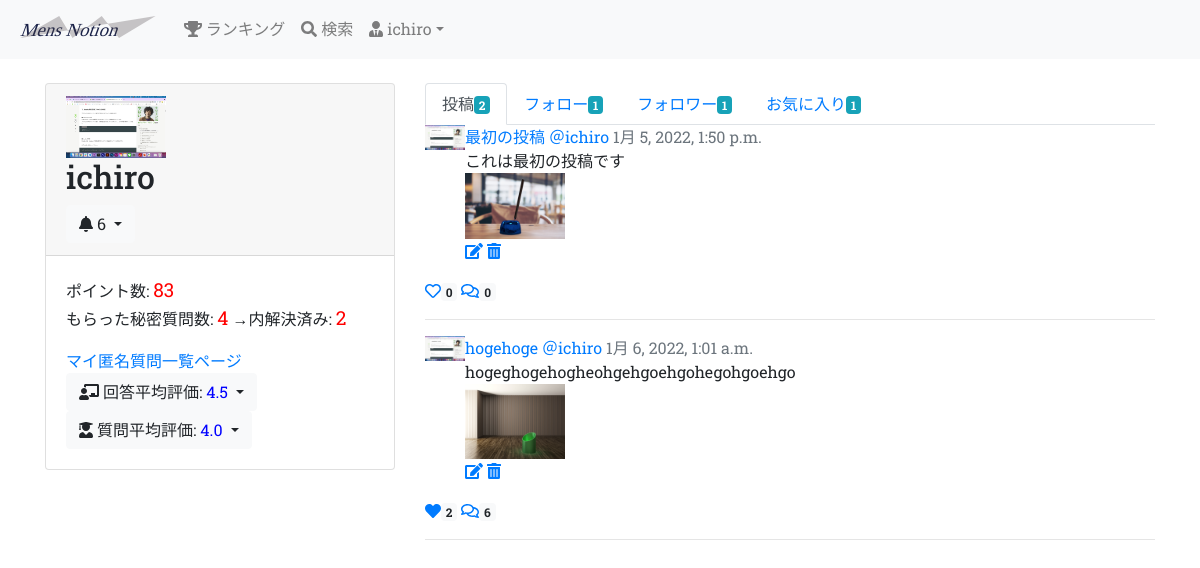
The page /user/1/ (signed in) on the database its author committed.
### groomings/models.py (models this page shows, shortened)
class User(AbstractBaseUser, PermissionsMixin):
    username = models.CharField(max_length=150)
    email = models.EmailField(max_length=255, unique=True)
    image = models.FileField(upload_to='user_image/', null=True, blank=True)
    point = models.IntegerField(default=50, validators=[MinValueValidator(0)])
    follow = models.ManyToManyField(
        'self', blank=True, symmetrical=False, related_name="follower"
    )
    is_active = models.BooleanField(default=True)
    is_staff = models.BooleanField(default=False) # 管理画面にログインできるかどうか
    USERNAME_FIELD = 'email' # このテーブルのレコードを一意に識別
    REQUIRED_FIELDS = ['username'] # スーパーユーザー作成時に入力する(emailとパスワードは必須だからそれ以外で)
    objects = UserManager()
    class Meta:
        db_table = 'user'

class Date(models.Model):
    created_at = models.DateTimeField(default=now)
    class Meta:
        abstract = True

class Question(Date):
    title = models.CharField(max_length=30, null=True, blank=True)
    text = models.TextField(null=False, blank=False)
    image1 = models.FileField(upload_to='question_image/', null=True, blank=True)
    image2 = models.FileField(upload_to='question_image/', null=True, blank=True)
    image3 = models.FileField(upload_to='question_image/', null=True, blank=True)
    give_point = models.IntegerField(blank=False, null=False, default=5, validators=[MinValueValidator(5)])
    giver = models.ForeignKey(
        'User', on_delete=CASCADE, related_name="user_give_question"
    )
    recipient = models.ForeignKey(
        'User', on_delete=SET_NULL, null=True, related_name="user_receive_question"
    )
    to_giver_point = models.IntegerField(validators=[MinValueValidator(1), MaxValueValidator(5)], null=True)
    to_recipient_point = models.IntegerField(validators=[MinValueValidator(1), MaxValueValidator(5)], null=True)
    is_active = models.BooleanField(default=True)
    class Meta:
        db_table = 'question'

class Post(Date):
    title = models.CharField(max_length=30)
    image1 = models.FileField(upload_to='post_image/', null=True, blank=True)
    image2 = models.FileField(upload_to='post_image/', null=True, blank=True)
    image3 = models.FileField(upload_to='post_image/', null=True, blank=True)
    text = models.TextField()
    user = models.ForeignKey(
        'User', on_delete=models.CASCADE, related_name="user_post"
    )
    favorite = models.ManyToManyField(User, related_name="user_favo_post")
    category = models.CharField(max_length=15, default='カテゴリーなし')
    class Meta:
        db_table = 'post'

### groomings/views.py (the view)
# urls.py: path(r'user/<int:user_id>/', views.user, name = 'user'), # ユーザー個人ページ
def user(request, user_id):
    user = User.objects.get(pk=user_id)
    posts = user.user_post.all()
    eval_as_giver = user.user_give_question.filter(is_active=False).order_by('-created_at')
    eval_as_recipient = user.user_receive_question.filter(is_active=False).order_by('-created_at')
    if request.user.is_authenticated:
        my_follows = request.user.follow.all()
        notifys = Notify.objects.filter(user=request.user).order_by('-created_at')
        return render(request, 'groomings/user.html', context={
            "page_owner": user, "my_follows": my_follows, "posts": posts, "notifys": notifys, "eval_as_giver": eval_as_giver, "eval_as_recipient": eval_as_recipient
            })
    else:
        return render(request, 'groomings/user.html', context={
            "page_owner": user, "posts": posts, "eval_as_giver": eval_as_giver, "eval_as_recipient": eval_as_recipient
            })

### groomings/templatetags/tag_event.py (called while the page is built)
@register.filter(name="count_favo")
def count_favo(post):
    return post.favorite.all().count()

@register.filter(name="count_follow")
def count_follow(user):
    return user.follow.all().count()

@register.filter(name="count_follower")
def count_follwer(user):
    return user.follower.all().count()

@register.filter(name="count_my_post")
def count_my_post(user):
    return user.user_post.all().count()

@register.filter(name="count_my_favo")
def count_my_favo(user):
    return user.user_favo_post.all().count()

@register.filter(name="count_unvisit")
def count_unvisit(notifys):
    return notifys.filter(is_visited=False).count()

@register.filter(name="count_nonactive")
def count_nonactive(user):
    return user.user_receive_question.filter(is_active=False).count()

@register.filter(name="ave_eval_ag")
def ave_eval_ag(questions):
    if questions.count() == 0:
        return "none"
    eval = 0
    for question in questions:
        if question.to_giver_point:
            eval += question.to_giver_point
    return eval / questions.count()

@register.filter(name="ave_eval_ar")
def ave_eval_ar(questions):
    if questions.count() == 0:
        return "none"
    eval = 0
    for question in questions:
        if question.to_recipient_point:
            eval += question.to_recipient_point
    return eval / questions.count()

### groomings/templates/groomings/user.html (shortened to what this page needs)
{% extends "groomings/_user.html" %}
{% load static %}
{% load tag_event %}
{% block posts %}
  <ul class="nav nav-tabs">
    <li class="nav-item"><a href="{% url 'groomings:user' page_owner.id %}" class="nav-link active">投稿<span class="badge badge-info">{{ page_owner | count_my_post }}</span></a></li>
    <li class="nav-item"><a href="{% url 'groomings:followee' page_owner.id %}" class="nav-link">フォロー<span class="badge badge-info">{{ page_owner | count_follow }}</span></a></li>
    <li class="nav-item"><a href="{% url 'groomings:follower' page_owner.id %}" class="nav-link">フォロワー<span class="badge badge-info">{{ page_owner | count_follower }}</span></a></li>
    <li class="nav-item"><a href="{% url 'groomings:user_favo' page_owner.id %}" class="nav-link">お気に入り<span class="badge badge-info">{{ page_owner | count_my_favo }}</span></a></li>
  </ul>
  <ul class="list-unstyled">
    {% for post in posts %}
      <li class="media mb-3 post">
          {% if post.user.image %}
          <img src="{{ post.user.image.url }}" width="40px">
          {% else %}
          <img src="{% static 'static_image/default.png' %}" width="40px">
          {% endif %}
          <div class="media-body">
              <a href="{% url 'groomings:post_detail' post.id %}">{{ post.title }}</a>
              <a href="{% url 'groomings:user' post.user.id %}">＠{{ post.user.username }}</a>
              <span class="text-muted">{{ post.created_at }}</span><br>
              <div>
                  {{ post.text }}
              </div>
              <div class="post_image">
                  {% if post.image1 %}
                  <img src="{{ post.image1.url }}" alt="" width="100px">
                  {% endif %}
              </div>
              {% if post.user == request.user %}
              <a href="{% url 'groomings:post_edit' post.id %}"><i class="fas fa-edit"></i></a>
              <a href="{% url 'groomings:post_delete' post.id %}"><i class="fas fa-trash-alt"></i></a>
              {% endif %}
          </div>
      </li>
      {% if request.user.is_authenticated %}
          {% if request.user in post.favorite.all %}
          <a href="{% url 'groomings:favorite' post.id %}"><i class="fas fa-heart"></i><span class="badge badge-light">{{ post | count_favo }}</span></a>
          {% else %}
          <a href="{% url 'groomings:favorite' post.id %}"><i class="far fa-heart"></i><span class="badge badge-light">{{ post | count_favo }}</span></a>
          {% endif %}
      {% endif %}
      {% if request.user.is_authenticated %}
          <a href = "{% url 'groomings:post_detail' post.id %}#comment"><i class="far fa-comments"></i><span class="badge badge-light">{{ post.post_comment.count }}</span></a>
      {% endif %}
      <hr>
    {% endfor %}
  </ul>
{% endblock %}

### groomings/templates/groomings/_user.html (shortened to what this page needs)
{% extends "groomings/base.html" %}
{% load static %}
{% load tag_event %}
{% block content %}
  <div class="row">
    <div class="col-md-4">
      <div class="card">
        <div class="card-header">
          {% if page_owner.image %}
            <img src="{{ page_owner.image.url }}" alt="" width="100px">
          {% else %}
            <img src="{% static 'static_image/default.png' %}" alt="" width="100px">
          {% endif %}
          <h2>{{ page_owner.username }}</h2>
          {% if page_owner == request.user %}
            <div class="dropdown notify">
              <button type="button" class="btn btn-light dropdown-toggle" data-toggle="dropdown">
                <i class="fas fa-bell"></i> {{ notifys | count_unvisit }}
              </button>
            </div>
          {% endif %}
        </div>
        <div class="card-body">
          <p>
            ポイント数: <span class="number">{{ page_owner.point }}</span><br>
            もらった秘密質問数: <span class="number">{{ page_owner.user_receive_question.count }}</span> →内解決済み: <span class="number">{{ page_owner | count_nonactive }}</span>
          </p>
          {% if page_owner == request.user %}
            <a href="{% url 'groomings:anyms' %}">マイ匿名質問一覧ページ</a>
          {% endif %}
          <div class="dropdown">
            <button type="button" class="btn btn-light dropdown-toggle" data-toggle="dropdown">
              <i class="fas fa-chalkboard-teacher"></i> 回答平均評価: <span class="secret_number">{{ eval_as_recipient | ave_eval_ar }}</span>
            </button>
          </div>
          <div class="dropdown">
            <button type="button" class="btn btn-light dropdown-toggle" data-toggle="dropdown">
              <i class="fas fa-user-graduate"></i> 質問平均評価: <span class="secret_number">{{ eval_as_giver | ave_eval_ag }}</span>
            </button>
          </div>
        </div>
      </div>
    </div>
    <div class="col-md-8">
      {% block posts %}{% endblock %}
    </div>
  </div>
{% endblock %}

### groomings/templates/groomings/base.html (shortened to what this page needs)
{% load static %}<!DOCTYPE html>
<html lang="ja">
    <head>
        <link rel="stylesheet" href="https://stackpath.bootstrapcdn.com/bootstrap/4.5.0/css/bootstrap.min.css">
        <link rel="stylesheet" type="text/css" href="{% static 'base.css' %}">
    </head>
    <body>
        <header class="mb-4">
            <nav class="navbar navbar-expand-sm navbar-light bg-light">
                <a href="{% url 'groomings:top' %}" class="navbar-brand"><img src="{% static 'static_image/logo.svg' %}" height="30px"></a>
                <div class="collapse navbar-collapse" id="nav-bar">
                    <ul class="navbar-nav">
                        <li class="nav-item"><a href="{% url 'groomings:ranking' %}" class="nav-link"><i class="fas fa-trophy"></i> ランキング</a></li>
                        <li class="nav-item"><a href="{% url 'groomings:search' %}" class="nav-link"><i class="fas fa-search"></i> 検索</a></li>
                        <li class="nav-item dropdown">
                            {% if request.user.is_authenticated %}
                            <a href="#" class="nav-link dropdown-toggle" data-toggle="dropdown"><i class="fas fa-user-tie"></i> {{ request.user.username }}</a>
                            {% endif %}
                        </li>
                    </ul>
                </div>
            </nav>
        </header>
        <div class="container">
            {% block content %}{% endblock %}
        </div>
    </body>
</html>

### static/base.css (style rules this page uses)
html, body { font-family: 'Roboto Slab', serif; }
.number { color: red; font-size: larger; }
.secret_number { color: blue; }

### rows shown on the page
User: user.username "ichiro", image (picture), username "ichiro", point "83", user_receive_question.count "4", id "2", id "1"
Question: recipient+to_recipient_point "4.5"
Question: giver+to_giver_point "4.0"
Post: user.image (picture), title "最初の投稿", user.username "ichiro", created_at "1月 5, 2022, 1:50 p.m.", text "これは最初の投稿です", image1 (picture), id "0", post_comment.count "0"
Post: user.image (picture), title "hogehoge", user.username "ichiro", created_at "1月 6, 2022, 1:01 a.m.", text "hogeghogehogheohgehgoehgohegohgoehgo", image1 (picture), id "2", post_comment.count "6"

### other values the page prints
{{ notifys | count_unvisit }} "6"
